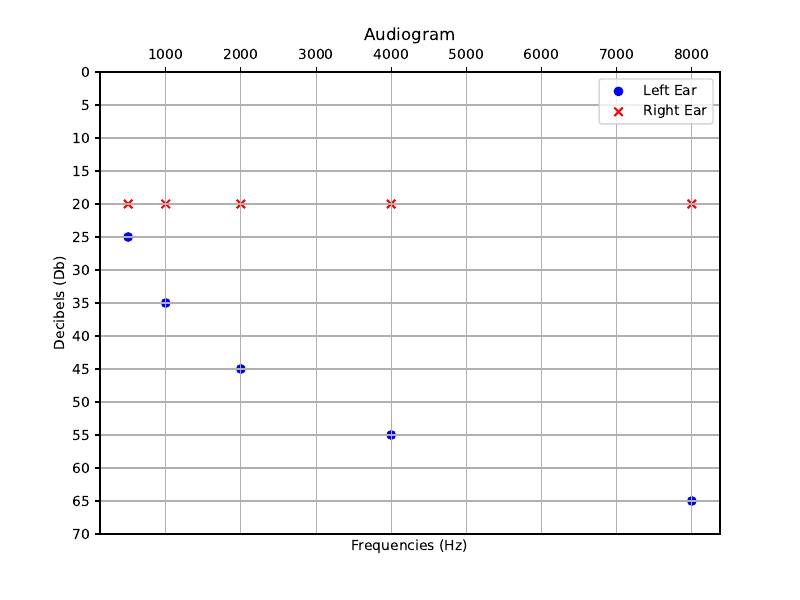

Here is the Python script that generated this plot:
#!/usr/bin/env python3

import matplotlib.pyplot as plt
from matplotlib.backends.backend_pdf import PdfPages


def generate_audiogram():
    frequencies = [500, 1000, 2000, 4000, 8000]
    right_ear_values = [20, 20, 20, 20, 20]
    left_ear_values = [25, 35, 45, 55, 65]

    plt.scatter(frequencies, left_ear_values,
                label='Left Ear', marker='o', color='blue')
    plt.scatter(frequencies, right_ear_values,
                label='Right Ear', marker='x', color='red')

    plt.title('Audiogram')
    plt.xlabel('Frequencies (Hz)')
    plt.ylabel('Decibels (Db)')

    plt.yticks(range(0, 75, 5))
    # plt.xticks([500, 1000, 2000, 4000, 8000])
    plt.xscale('linear')
    plt.gca().invert_yaxis()

    plt.tick_params(axis='x', top=True, labeltop=True,
                    bottom=False, labelbottom=False)

    plt.gcf().set_size_inches(8, 6)
    plt.legend()
    plt.grid(True)

    with PdfPages('audiogram.pdf') as pdf:
        pdf.savefig()
        plt.close()


if __name__ == "__main__":
    generate_audiogram()
